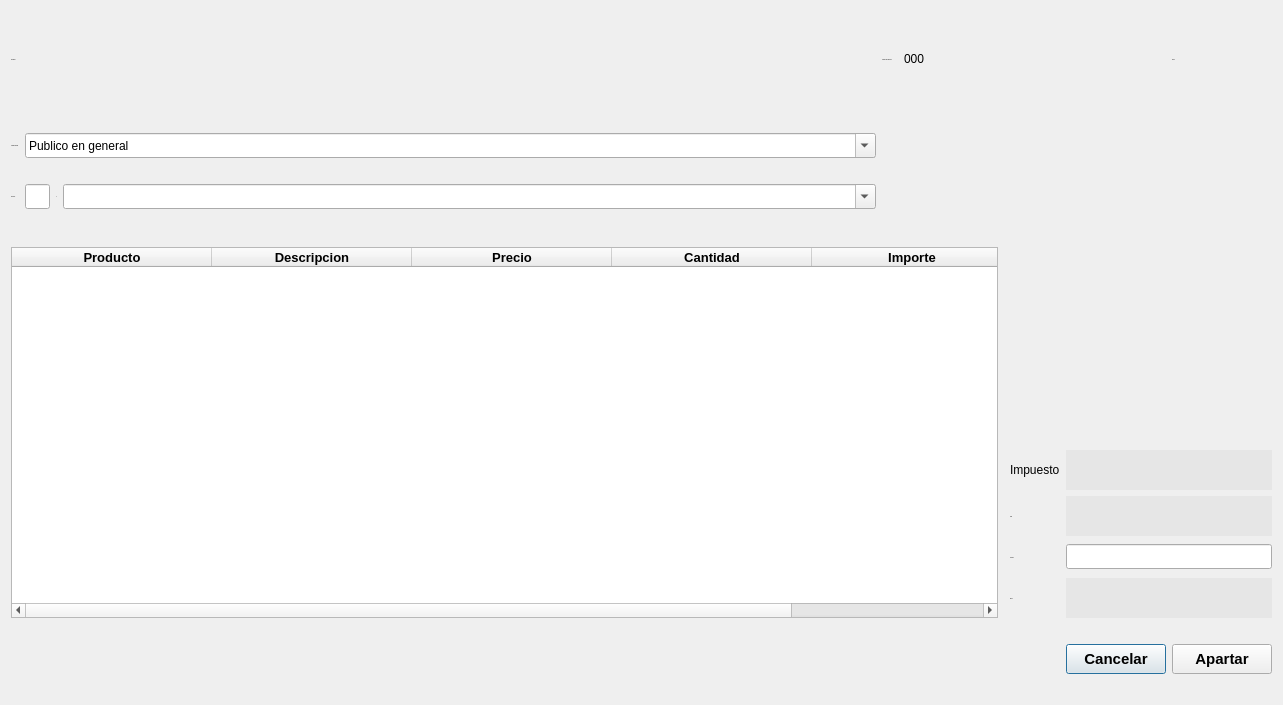
<?xml version="1.0" encoding="UTF-8"?>
<ui version="4.0">
 <class>Dialog</class>
 <widget class="QDialog" name="Dialog">
  <property name="geometry">
   <rect>
    <x>0</x>
    <y>0</y>
    <width>1283</width>
    <height>705</height>
   </rect>
  </property>
  <property name="windowTitle">
   <string>Apartado</string>
  </property>
  <property name="styleSheet">
   <string notr="true">QWidget{
background-color: rgb(255, 255, 255);
}
QPushButton#pushButton_Guardar{
background-color: white;
	color: rgb(0, 186, 0);
}

QComboBox{
	border: 1px solid Black;
	background-color: #fff;
	border-radius: 3px;
}
QPushButton#pushButton_Pagar{
background-color: white;
color:rgb(100, 186, 177);
}

QPushButton#pushButton_Pagar:hover{
color:white;
background-color: rgb(100, 186, 177);
}

QLineEdit{
border: 1px solid Black;
background-color: rgb(255, 255, 255);
border-radius: 2px;
}

QPushButton#pushButton_Cancelar{
background-color: white;
color: rgb(186, 0, 0);
}

QPushButton#pushButton_Cancelar:hover{
background-color: rgb(186, 0, 0);
color: white;
}

QDialog{
background-color: rgb(255, 255, 255);
font: 75 12pt &quot;Arial&quot;;
}


QLabel{
    display: block;
    font: 15px Arial, Helvetica, sans-serif;
    margin-bottom: 15px;
}


QLineEdit{
border: 1px solid Black;
background-color: rgb(255, 255, 255);
border-radius: 4px;
}

alternate-background-color: rgb(255, 255, 255);</string>
  </property>
  <layout class="QGridLayout" name="gridLayout">
   <item row="15" column="20">
    <widget class="QPushButton" name="pushButton_Cancelar">
     <property name="minimumSize">
      <size>
       <width>100</width>
       <height>25</height>
      </size>
     </property>
     <property name="maximumSize">
      <size>
       <width>120</width>
       <height>30</height>
      </size>
     </property>
     <property name="font">
      <font>
       <pointsize>11</pointsize>
       <weight>75</weight>
       <bold>true</bold>
      </font>
     </property>
     <property name="styleSheet">
      <string notr="true"/>
     </property>
     <property name="text">
      <string>Cancelar</string>
     </property>
     <property name="icon">
      <iconset>
       <normaloff>imagenes/iconos/cancelar.png</normaloff>imagenes/iconos/cancelar.png</iconset>
     </property>
     <property name="iconSize">
      <size>
       <width>20</width>
       <height>20</height>
      </size>
     </property>
    </widget>
   </item>
   <item row="4" column="3" colspan="11">
    <widget class="QComboBox" name="comboBox_Producto">
     <property name="maximumSize">
      <size>
       <width>16777215</width>
       <height>25</height>
      </size>
     </property>
     <property name="styleSheet">
      <string notr="true">selection-background-color: rgb(85, 170, 255);</string>
     </property>
     <property name="editable">
      <bool>true</bool>
     </property>
    </widget>
   </item>
   <item row="0" column="16" colspan="2">
    <widget class="QLabel" name="label_Num_Apartado">
     <property name="text">
      <string>000</string>
     </property>
    </widget>
   </item>
   <item row="0" column="19" colspan="2">
    <spacer name="horizontalSpacer_3">
     <property name="orientation">
      <enum>Qt::Horizontal</enum>
     </property>
     <property name="sizeHint" stdset="0">
      <size>
       <width>40</width>
       <height>20</height>
      </size>
     </property>
    </spacer>
   </item>
   <item row="2" column="0">
    <widget class="QLabel" name="label_7">
     <property name="font">
      <font>
       <family>Arial,Helvetica,sans-serif</family>
       <pointsize>-1</pointsize>
       <weight>50</weight>
       <italic>false</italic>
       <bold>false</bold>
      </font>
     </property>
     <property name="text">
      <string>Nombre Cliente</string>
     </property>
    </widget>
   </item>
   <item row="5" column="18" colspan="4">
    <spacer name="horizontalSpacer_11">
     <property name="orientation">
      <enum>Qt::Horizontal</enum>
     </property>
     <property name="sizeHint" stdset="0">
      <size>
       <width>40</width>
       <height>20</height>
      </size>
     </property>
    </spacer>
   </item>
   <item row="4" column="0">
    <widget class="QLabel" name="label_4">
     <property name="font">
      <font>
       <family>Arial,Helvetica,sans-serif</family>
       <pointsize>-1</pointsize>
       <weight>50</weight>
       <italic>false</italic>
       <bold>false</bold>
      </font>
     </property>
     <property name="text">
      <string>Producto</string>
     </property>
    </widget>
   </item>
   <item row="0" column="0" colspan="5">
    <widget class="QLabel" name="label_NomVendedor">
     <property name="font">
      <font>
       <family>Arial,Helvetica,sans-serif</family>
       <pointsize>-1</pointsize>
       <weight>50</weight>
       <italic>false</italic>
       <bold>false</bold>
      </font>
     </property>
     <property name="toolTip">
      <string/>
     </property>
     <property name="text">
      <string>Vendedor</string>
     </property>
    </widget>
   </item>
   <item row="0" column="12">
    <spacer name="horizontalSpacer_6">
     <property name="orientation">
      <enum>Qt::Horizontal</enum>
     </property>
     <property name="sizeHint" stdset="0">
      <size>
       <width>40</width>
       <height>20</height>
      </size>
     </property>
    </spacer>
   </item>
   <item row="0" column="13">
    <spacer name="horizontalSpacer_7">
     <property name="orientation">
      <enum>Qt::Horizontal</enum>
     </property>
     <property name="sizeHint" stdset="0">
      <size>
       <width>40</width>
       <height>20</height>
      </size>
     </property>
    </spacer>
   </item>
   <item row="0" column="11">
    <spacer name="horizontalSpacer_5">
     <property name="orientation">
      <enum>Qt::Horizontal</enum>
     </property>
     <property name="sizeHint" stdset="0">
      <size>
       <width>40</width>
       <height>20</height>
      </size>
     </property>
    </spacer>
   </item>
   <item row="6" column="0" rowspan="6" colspan="18">
    <widget class="QTableWidget" name="tableWidget">
     <property name="editTriggers">
      <set>QAbstractItemView::NoEditTriggers</set>
     </property>
     <property name="selectionMode">
      <enum>QAbstractItemView::SingleSelection</enum>
     </property>
     <property name="selectionBehavior">
      <enum>QAbstractItemView::SelectRows</enum>
     </property>
     <attribute name="horizontalHeaderDefaultSectionSize">
      <number>200</number>
     </attribute>
     <attribute name="horizontalHeaderMinimumSectionSize">
      <number>36</number>
     </attribute>
     <attribute name="verticalHeaderStretchLastSection">
      <bool>true</bool>
     </attribute>
     <column>
      <property name="text">
       <string>Producto</string>
      </property>
      <property name="font">
       <font>
        <pointsize>10</pointsize>
        <weight>75</weight>
        <bold>true</bold>
       </font>
      </property>
     </column>
     <column>
      <property name="text">
       <string>Descripcion</string>
      </property>
      <property name="font">
       <font>
        <family>MS Shell Dlg 2</family>
        <pointsize>10</pointsize>
        <weight>75</weight>
        <bold>true</bold>
       </font>
      </property>
     </column>
     <column>
      <property name="text">
       <string>Precio</string>
      </property>
      <property name="font">
       <font>
        <pointsize>10</pointsize>
        <weight>75</weight>
        <bold>true</bold>
       </font>
      </property>
      <property name="icon">
       <iconset>
        <normaloff>Imagenes/images.png</normaloff>Imagenes/images.png</iconset>
      </property>
     </column>
     <column>
      <property name="text">
       <string>Cantidad</string>
      </property>
      <property name="font">
       <font>
        <pointsize>10</pointsize>
        <weight>75</weight>
        <bold>true</bold>
       </font>
      </property>
     </column>
     <column>
      <property name="text">
       <string>Importe</string>
      </property>
      <property name="font">
       <font>
        <pointsize>10</pointsize>
        <weight>75</weight>
        <bold>true</bold>
       </font>
      </property>
     </column>
    </widget>
   </item>
   <item row="4" column="1">
    <widget class="QLineEdit" name="lineEdit_Cantidad">
     <property name="maximumSize">
      <size>
       <width>25</width>
       <height>25</height>
      </size>
     </property>
    </widget>
   </item>
   <item row="11" column="19">
    <widget class="QLabel" name="label_13">
     <property name="minimumSize">
      <size>
       <width>0</width>
       <height>30</height>
      </size>
     </property>
     <property name="maximumSize">
      <size>
       <width>70</width>
       <height>40</height>
      </size>
     </property>
     <property name="font">
      <font>
       <family>Arial,Helvetica,sans-serif</family>
       <pointsize>-1</pointsize>
       <weight>50</weight>
       <italic>false</italic>
       <bold>false</bold>
      </font>
     </property>
     <property name="text">
      <string>Resta</string>
     </property>
    </widget>
   </item>
   <item row="9" column="19">
    <widget class="QLabel" name="label_8">
     <property name="minimumSize">
      <size>
       <width>0</width>
       <height>30</height>
      </size>
     </property>
     <property name="maximumSize">
      <size>
       <width>70</width>
       <height>40</height>
      </size>
     </property>
     <property name="font">
      <font>
       <family>Arial,Helvetica,sans-serif</family>
       <pointsize>-1</pointsize>
       <weight>50</weight>
       <italic>false</italic>
       <bold>false</bold>
      </font>
     </property>
     <property name="text">
      <string>Total</string>
     </property>
    </widget>
   </item>
   <item row="0" column="9" colspan="2">
    <spacer name="horizontalSpacer_4">
     <property name="orientation">
      <enum>Qt::Horizontal</enum>
     </property>
     <property name="sizeHint" stdset="0">
      <size>
       <width>40</width>
       <height>20</height>
      </size>
     </property>
    </spacer>
   </item>
   <item row="0" column="14">
    <widget class="QLabel" name="label_2">
     <property name="font">
      <font>
       <family>Arial,Helvetica,sans-serif</family>
       <pointsize>-1</pointsize>
       <weight>50</weight>
       <italic>false</italic>
       <bold>false</bold>
      </font>
     </property>
     <property name="text">
      <string>Numero de apartado</string>
     </property>
    </widget>
   </item>
   <item row="0" column="5">
    <spacer name="horizontalSpacer">
     <property name="orientation">
      <enum>Qt::Horizontal</enum>
     </property>
     <property name="sizeHint" stdset="0">
      <size>
       <width>40</width>
       <height>20</height>
      </size>
     </property>
    </spacer>
   </item>
   <item row="10" column="19">
    <widget class="QLabel" name="label_5">
     <property name="minimumSize">
      <size>
       <width>0</width>
       <height>30</height>
      </size>
     </property>
     <property name="maximumSize">
      <size>
       <width>70</width>
       <height>40</height>
      </size>
     </property>
     <property name="font">
      <font>
       <family>Arial,Helvetica,sans-serif</family>
       <pointsize>-1</pointsize>
       <weight>50</weight>
       <italic>false</italic>
       <bold>false</bold>
      </font>
     </property>
     <property name="text">
      <string>Anticipo</string>
     </property>
    </widget>
   </item>
   <item row="1" column="0" colspan="22">
    <spacer name="horizontalSpacer_8">
     <property name="orientation">
      <enum>Qt::Horizontal</enum>
     </property>
     <property name="sizeHint" stdset="0">
      <size>
       <width>40</width>
       <height>20</height>
      </size>
     </property>
    </spacer>
   </item>
   <item row="5" column="0" colspan="16">
    <spacer name="horizontalSpacer_10">
     <property name="orientation">
      <enum>Qt::Horizontal</enum>
     </property>
     <property name="sizeHint" stdset="0">
      <size>
       <width>40</width>
       <height>20</height>
      </size>
     </property>
    </spacer>
   </item>
   <item row="15" column="21">
    <widget class="QPushButton" name="pushButton_Pagar">
     <property name="minimumSize">
      <size>
       <width>100</width>
       <height>25</height>
      </size>
     </property>
     <property name="maximumSize">
      <size>
       <width>120</width>
       <height>30</height>
      </size>
     </property>
     <property name="font">
      <font>
       <pointsize>11</pointsize>
       <weight>75</weight>
       <bold>true</bold>
      </font>
     </property>
     <property name="styleSheet">
      <string notr="true"/>
     </property>
     <property name="text">
      <string>Apartar</string>
     </property>
     <property name="icon">
      <iconset>
       <normaloff>imagenes/iconos/Pagar (2).png</normaloff>imagenes/iconos/Pagar (2).png</iconset>
     </property>
     <property name="iconSize">
      <size>
       <width>20</width>
       <height>20</height>
      </size>
     </property>
    </widget>
   </item>
   <item row="11" column="20" colspan="2">
    <widget class="QLabel" name="label_Resta">
     <property name="minimumSize">
      <size>
       <width>0</width>
       <height>25</height>
      </size>
     </property>
     <property name="maximumSize">
      <size>
       <width>16777215</width>
       <height>40</height>
      </size>
     </property>
     <property name="font">
      <font>
       <family>Arial,Helvetica,sans-serif</family>
       <pointsize>-1</pointsize>
       <weight>50</weight>
       <italic>false</italic>
       <bold>false</bold>
      </font>
     </property>
     <property name="toolTip">
      <string/>
     </property>
     <property name="styleSheet">
      <string notr="true">background-color: rgb(230, 230, 230);</string>
     </property>
     <property name="text">
      <string/>
     </property>
     <property name="scaledContents">
      <bool>false</bool>
     </property>
     <property name="wordWrap">
      <bool>false</bool>
     </property>
     <property name="openExternalLinks">
      <bool>false</bool>
     </property>
    </widget>
   </item>
   <item row="5" column="17">
    <widget class="QPushButton" name="pushButton_Eliminar">
     <property name="styleSheet">
      <string notr="true"/>
     </property>
     <property name="text">
      <string/>
     </property>
     <property name="icon">
      <iconset>
       <normaloff>imagenes/iconos/Elimi.png</normaloff>imagenes/iconos/Elimi.png</iconset>
     </property>
     <property name="iconSize">
      <size>
       <width>25</width>
       <height>25</height>
      </size>
     </property>
     <property name="shortcut">
      <string>Del</string>
     </property>
     <property name="flat">
      <bool>true</bool>
     </property>
    </widget>
   </item>
   <item row="0" column="21">
    <widget class="QLabel" name="label_3">
     <property name="font">
      <font>
       <family>Arial,Helvetica,sans-serif</family>
       <pointsize>-1</pointsize>
       <weight>50</weight>
       <italic>false</italic>
       <bold>false</bold>
      </font>
     </property>
     <property name="text">
      <string>Fecha</string>
     </property>
    </widget>
   </item>
   <item row="9" column="20" colspan="2">
    <widget class="QLabel" name="label_Total">
     <property name="minimumSize">
      <size>
       <width>0</width>
       <height>25</height>
      </size>
     </property>
     <property name="maximumSize">
      <size>
       <width>16777215</width>
       <height>40</height>
      </size>
     </property>
     <property name="font">
      <font>
       <family>Arial,Helvetica,sans-serif</family>
       <pointsize>-1</pointsize>
       <weight>50</weight>
       <italic>false</italic>
       <bold>false</bold>
      </font>
     </property>
     <property name="toolTip">
      <string/>
     </property>
     <property name="styleSheet">
      <string notr="true">background-color: rgb(230, 230, 230);</string>
     </property>
     <property name="text">
      <string/>
     </property>
     <property name="scaledContents">
      <bool>false</bool>
     </property>
     <property name="wordWrap">
      <bool>false</bool>
     </property>
     <property name="openExternalLinks">
      <bool>false</bool>
     </property>
    </widget>
   </item>
   <item row="16" column="19" colspan="3">
    <spacer name="horizontalSpacer_13">
     <property name="orientation">
      <enum>Qt::Horizontal</enum>
     </property>
     <property name="sizeHint" stdset="0">
      <size>
       <width>40</width>
       <height>20</height>
      </size>
     </property>
    </spacer>
   </item>
   <item row="12" column="19" colspan="3">
    <spacer name="horizontalSpacer_12">
     <property name="orientation">
      <enum>Qt::Horizontal</enum>
     </property>
     <property name="sizeHint" stdset="0">
      <size>
       <width>40</width>
       <height>20</height>
      </size>
     </property>
    </spacer>
   </item>
   <item row="3" column="0" colspan="22">
    <spacer name="horizontalSpacer_9">
     <property name="orientation">
      <enum>Qt::Horizontal</enum>
     </property>
     <property name="sizeHint" stdset="0">
      <size>
       <width>40</width>
       <height>20</height>
      </size>
     </property>
    </spacer>
   </item>
   <item row="0" column="6" colspan="3">
    <spacer name="horizontalSpacer_2">
     <property name="orientation">
      <enum>Qt::Horizontal</enum>
     </property>
     <property name="sizeHint" stdset="0">
      <size>
       <width>40</width>
       <height>20</height>
      </size>
     </property>
    </spacer>
   </item>
   <item row="4" column="2">
    <widget class="QLabel" name="label_9">
     <property name="maximumSize">
      <size>
       <width>25</width>
       <height>25</height>
      </size>
     </property>
     <property name="font">
      <font>
       <family>Arial,Helvetica,sans-serif</family>
       <pointsize>-1</pointsize>
       <weight>50</weight>
       <italic>false</italic>
       <bold>false</bold>
      </font>
     </property>
     <property name="text">
      <string>X</string>
     </property>
    </widget>
   </item>
   <item row="5" column="16">
    <widget class="QPushButton" name="pushButton_Agregar">
     <property name="font">
      <font>
       <pointsize>11</pointsize>
       <weight>75</weight>
       <bold>true</bold>
      </font>
     </property>
     <property name="styleSheet">
      <string notr="true"/>
     </property>
     <property name="text">
      <string/>
     </property>
     <property name="icon">
      <iconset>
       <normaloff>imagenes/iconos/Agregar.png</normaloff>imagenes/iconos/Agregar.png</iconset>
     </property>
     <property name="iconSize">
      <size>
       <width>25</width>
       <height>25</height>
      </size>
     </property>
     <property name="shortcut">
      <string>Return</string>
     </property>
     <property name="flat">
      <bool>true</bool>
     </property>
    </widget>
   </item>
   <item row="2" column="1" colspan="13">
    <widget class="QComboBox" name="comboBo_Cliente">
     <property name="maximumSize">
      <size>
       <width>16777215</width>
       <height>25</height>
      </size>
     </property>
     <property name="styleSheet">
      <string notr="true">selection-background-color: rgb(85, 170, 255);</string>
     </property>
     <property name="editable">
      <bool>true</bool>
     </property>
     <property name="currentText">
      <string>Publico en general</string>
     </property>
    </widget>
   </item>
   <item row="10" column="20" colspan="2">
    <widget class="QLineEdit" name="lineEdit">
     <property name="minimumSize">
      <size>
       <width>0</width>
       <height>25</height>
      </size>
     </property>
    </widget>
   </item>
   <item row="8" column="19">
    <widget class="QLabel" name="label">
     <property name="text">
      <string>Impuesto</string>
     </property>
    </widget>
   </item>
   <item row="8" column="20" colspan="2">
    <widget class="QLabel" name="label_6">
     <property name="sizePolicy">
      <sizepolicy hsizetype="Preferred" vsizetype="Preferred">
       <horstretch>0</horstretch>
       <verstretch>0</verstretch>
      </sizepolicy>
     </property>
     <property name="minimumSize">
      <size>
       <width>0</width>
       <height>25</height>
      </size>
     </property>
     <property name="maximumSize">
      <size>
       <width>16777215</width>
       <height>40</height>
      </size>
     </property>
     <property name="styleSheet">
      <string notr="true">background-color: rgb(230, 230, 230);</string>
     </property>
     <property name="text">
      <string/>
     </property>
    </widget>
   </item>
  </layout>
 </widget>
 <tabstops>
  <tabstop>comboBo_Cliente</tabstop>
  <tabstop>lineEdit_Cantidad</tabstop>
  <tabstop>comboBox_Producto</tabstop>
  <tabstop>pushButton_Agregar</tabstop>
  <tabstop>pushButton_Pagar</tabstop>
  <tabstop>tableWidget</tabstop>
  <tabstop>pushButton_Eliminar</tabstop>
 </tabstops>
 <resources/>
 <connections/>
</ui>
